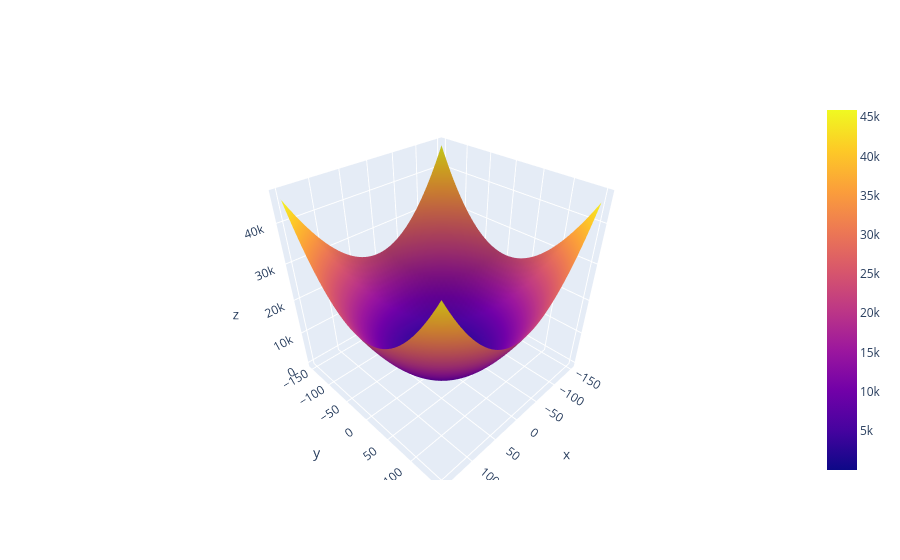

Write notebook code for a chart like this one.
### Code cell
# Visualizing the function as a 3D surface plot
fig = Figure(data = Surface(x = xx, y = yy, z= zz))
fig.show()

### Figure 1 — Plotly figure (JSON) as saved in the notebook; plotly's stock layout.template omitted (floating-point values rounded to 4 significant figures; data arrays with more than 128 entries replaced by an {"elided": "..."} marker saying what was removed)
{"data": [{"type": "surface", "x": {"elided": "50x50 float values"}, "y": {"elided": "50x50 float values"}, "z": {"elided": "50x50 float values"}}], "layout": {}}
